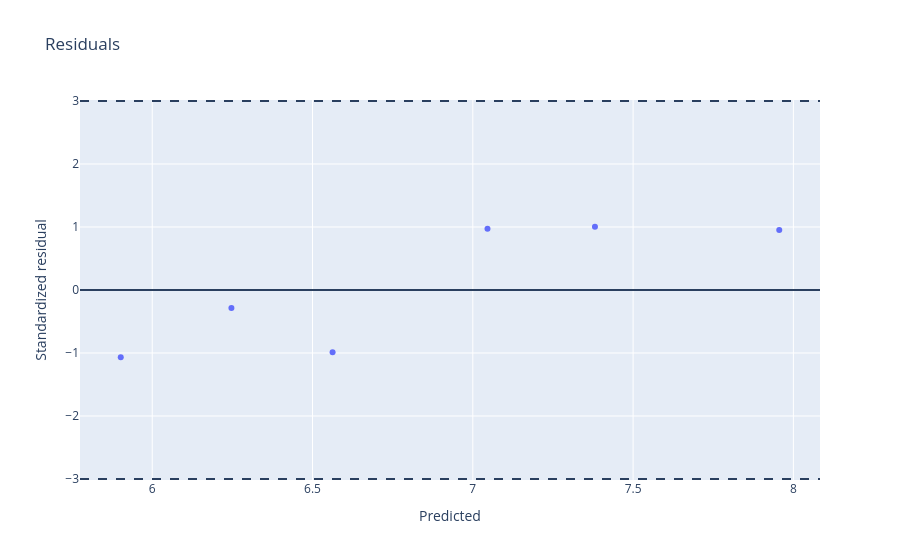

Notebook code cell kept with this figure:
### Code cell
plot_residuals(Y[test], predictions)

### Figure 1 — Plotly figure (JSON) as saved in the notebook; plotly's stock layout.template omitted (floating-point values rounded to 4 significant figures)
{"data": [{"mode": "markers", "name": "residuals", "type": "scatter", "x": [5.902, 6.247, 6.563, 7.046, 7.956, 7.381], "y": [-1.066, -0.2839, -0.9898, 0.9736, 0.9541, 1.002]}], "layout": {"shapes": [{"type": "line", "x0": 0, "x1": 1, "xref": "x domain", "y0": 0.0, "y1": 0.0, "yref": "y"}, {"line": {"dash": "dash"}, "type": "line", "x0": 0, "x1": 1, "xref": "x domain", "y0": -3.0, "y1": -3.0, "yref": "y"}, {"line": {"dash": "dash"}, "type": "line", "x0": 0, "x1": 1, "xref": "x domain", "y0": 3.0, "y1": 3.0, "yref": "y"}], "title": {"text": "Residuals"}, "xaxis": {"title": {"text": "Predicted"}}, "yaxis": {"title": {"text": "Standardized residual"}}}}
